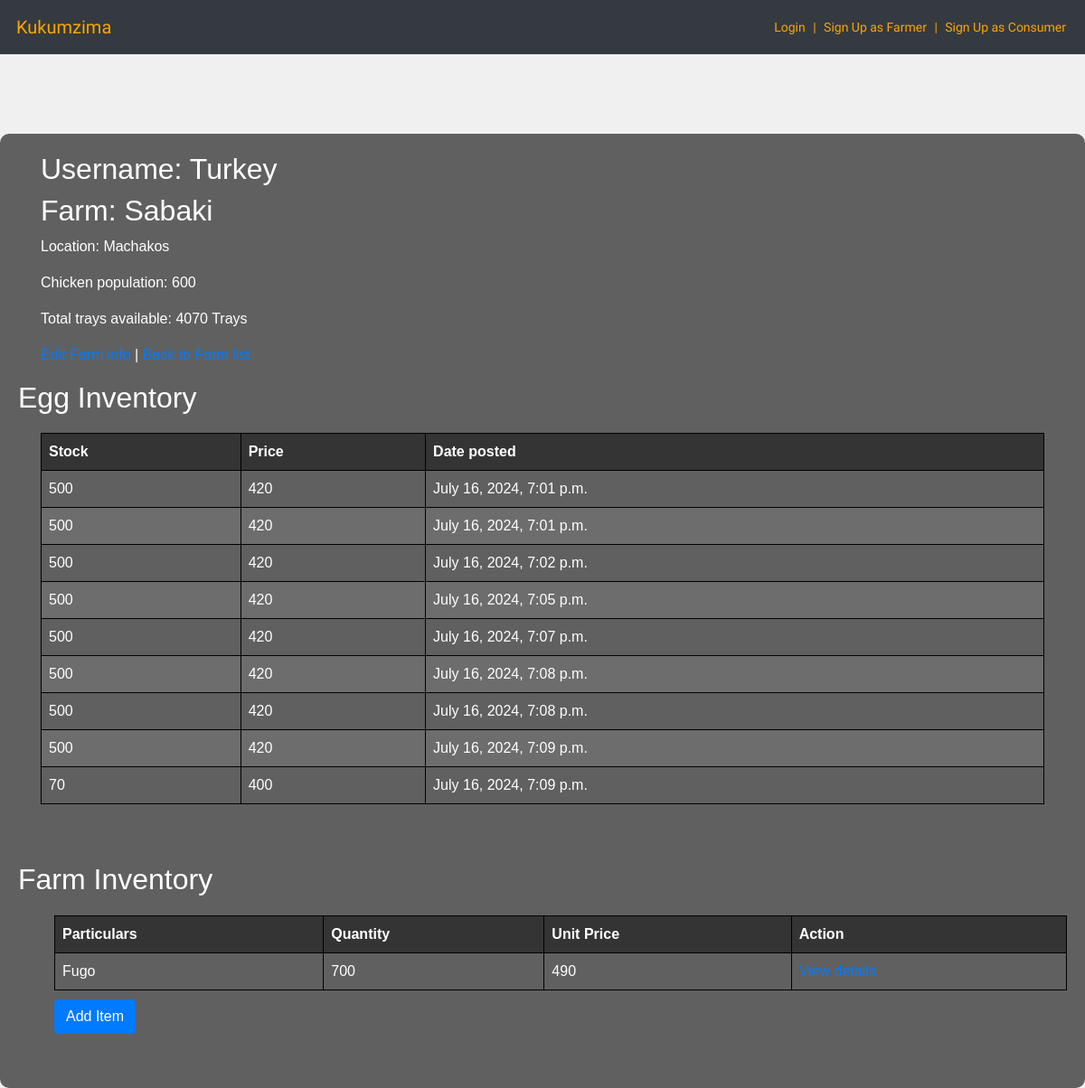
Screenshot of /farms/2/ with the database file from the repository.
### core/models.py (models this page shows, shortened)
class Farm(models.Model):
    farmer = models.ForeignKey(Farmer, on_delete=models.CASCADE)
    name = models.CharField(max_length=100)
    location = models.CharField(max_length=255)
    numberOfhens = models.PositiveIntegerField()

class Farmer(models.Model):
    user = models.OneToOneField(User, on_delete=models.CASCADE)
    farmer_id = models.AutoField(primary_key=True)
    farmerUsername = models.CharField(max_length=100)
    farmerPhone = models.CharField(max_length=15, blank=True, null=True)
    farmerEmail = models.EmailField(max_length=100, blank=True, null=True)
    farmerAddress = models.CharField(max_length=100, blank=True, null=True)

class eggInventory(models.Model):
    farm = models.ForeignKey(Farm, on_delete=models.CASCADE, related_name='egg_inventories')
    stock = models.IntegerField()
    trayPrice = models.IntegerField()
    posted_on = models.DateTimeField(auto_now_add=True)
    batch_number = models.CharField(max_length=100, default='default_batch')

class expenseInventory(models.Model):
    farm = models.ForeignKey(Farm, on_delete=models.CASCADE, related_name='expense_inventories')
    particulars = models.CharField(max_length=255)
    quantity = models.IntegerField()
    unitPrice = models.IntegerField()

### core/views.py (the view)
# urls.py: path('farms/<int:pk>/', FarmDetailView.as_view(), name='farm_detail'),
class FarmDetailView(DetailView):
    model = Farm
    template_name = 'core/farm_detail.html'
    def get_context_data(self, **kwargs):
        context = super().get_context_data(**kwargs)
        farm = self.get_object()
        egg_inventories = eggInventory.objects.filter(farm=farm)
        total_stock = sum(inventory.stock for inventory in egg_inventories)
        context['egg_inventories'] = egg_inventories
        context['expense_inventories'] = expenseInventory.objects.filter(farm=self.object)
        context['total_stock'] = total_stock
        return context

### core/templates/core/farm_detail.html (shortened to what this page needs)
{% extends 'core/base.html' %}
{% block content %}
<div class="container">
    <h2>Username: {{ farm.farmer.farmerUsername }}</h2>
    <h2>Farm: {{ farm.name }}</h2>
    <p>Location: {{ farm.location }}</p>
    <p>Chicken population: {{ farm.numberOfhens }}</p>
    Total trays available: {{ total_stock }} Trays
    <a href="{% url 'farm_update' farm.id %}">Edit Farm info</a> |
    <a href="{% url 'farm_list' %}">Back to Farm list</a>
</div>
<p>
    <h2>Egg Inventory</h2>
    <div class="container">
        <table>
            <thead>
                <tr>
                    <th>Stock</th>
                    <th>Price</th>
                    <th>Date posted</th>
                </tr>
            </thead>
            <tbody>
                {% for inventory in egg_inventories %}
                <tr>
                    <td>{{ inventory.stock }}</td>
                    <td>{{ inventory.trayPrice }}</td>
                    <td>{{ inventory.posted_on }}</td>
                </tr>
                {% empty %}
                <tr>
                    <td colspan="3">No egg inventories found.</td>
                </tr>
                {% endfor %}
            </tbody>
        </table>
        <br><br>
    </div>
</p>
<p>
    <h2>Farm Inventory</h2>
    <ul>
        {% for inventory in expense_inventories %}
        <table>
            <thead>
                <tr>
                    <th>Particulars</th>
                    <th>Quantity</th>
                    <th>Unit Price</th>
                    <th>Action</th>
                </tr>
            </thead>
            <tbody>
                <tr>
                    <td>{{ inventory.particulars }}</td>
                    <td>{{ inventory.quantity }}</td>
                    <td>{{ inventory.unitPrice }}</td>
                    <td><a href="{% url 'expense_inventory_detail' inventory.pk %}">View details</a></td>
                </tr>
                {% empty %}
                <tr>
                    <td colspan="4">No expense inventories found.</td>
                </tr>
                {% endfor %}
            </tbody>
        </table>
        <a href="{% url 'expense_inventory_new' farm.id %}">
            <button class="btn btn-primary">Add Item</button>
        </a>
        <br><br>
    </ul>
</p>
{% endblock %}

### core/templates/core/base.html (style rules this page uses)
body { font-family: Arial, sans-serif; background-color: #f0f0f0; color: #333333; margin: 0; padding: 0; background-image: url('https://images5.alphacoders.com/867/867097.jpg '); background-size:cover; background-repeat: no-repeat; }
.btn { margin-top: 10px; }
table { width: 100%; border-collapse: collapse; margin-top: 20px; }
th, td { border: 1px solid #000000; padding: 8px; text-align: left; }
th { background-color: #353434; font-weight: bold; }
tr:nth-child(even) { background-color: #afaaaa2b; }
a { text-decoration: none; color: #007bff; }

### rows the page displays
Farm: farmer.farmerUsername "Turkey", name "Sabaki", location "Machakos", numberOfhens "600"
eggInventory: stock "500", trayPrice "420", posted_on "July 16, 2024, 7:01 p.m."
eggInventory: stock "500", trayPrice "420", posted_on "July 16, 2024, 7:01 p.m."
eggInventory: stock "500", trayPrice "420", posted_on "July 16, 2024, 7:02 p.m."
eggInventory: stock "500", trayPrice "420", posted_on "July 16, 2024, 7:05 p.m."
eggInventory: stock "500", trayPrice "420", posted_on "July 16, 2024, 7:07 p.m."
eggInventory: stock "500", trayPrice "420", posted_on "July 16, 2024, 7:08 p.m."
eggInventory: stock "500", trayPrice "420", posted_on "July 16, 2024, 7:08 p.m."
eggInventory: stock "500", trayPrice "420", posted_on "July 16, 2024, 7:09 p.m."
eggInventory: stock "70", trayPrice "400", posted_on "July 16, 2024, 7:09 p.m."
expenseInventory: particulars "Fugo", quantity "700", unitPrice "490"

### other values shown
{{ total_stock }} "4070"
